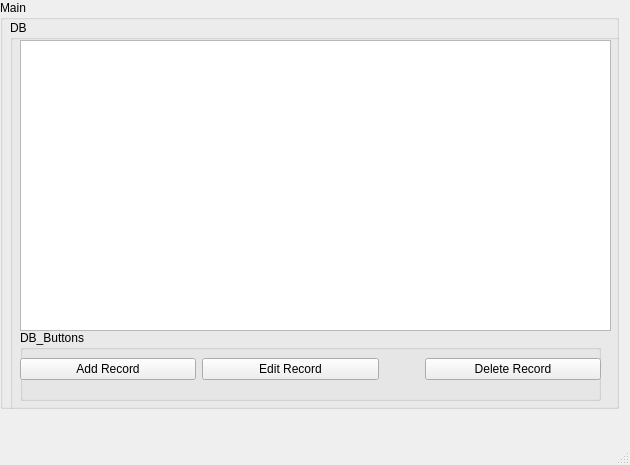
<?xml version="1.0" encoding="UTF-8"?>
<ui version="4.0">
 <class>Da_window</class>
 <widget class="QMainWindow" name="Da_window">
  <property name="geometry">
   <rect>
    <x>0</x>
    <y>0</y>
    <width>630</width>
    <height>465</height>
   </rect>
  </property>
  <property name="windowTitle">
   <string>Da_window</string>
  </property>
  <widget class="QWidget" name="centralwidget">
   <property name="sizePolicy">
    <sizepolicy hsizetype="Preferred" vsizetype="Preferred">
     <horstretch>0</horstretch>
     <verstretch>0</verstretch>
    </sizepolicy>
   </property>
   <widget class="QGroupBox" name="MainGroupBox">
    <property name="geometry">
     <rect>
      <x>0</x>
      <y>0</y>
      <width>619</width>
      <height>409</height>
     </rect>
    </property>
    <property name="sizePolicy">
     <sizepolicy hsizetype="Preferred" vsizetype="Preferred">
      <horstretch>0</horstretch>
      <verstretch>0</verstretch>
     </sizepolicy>
    </property>
    <property name="title">
     <string>Main</string>
    </property>
    <property name="flat">
     <bool>true</bool>
    </property>
    <widget class="QGroupBox" name="DBGroupBox">
     <property name="geometry">
      <rect>
       <x>10</x>
       <y>20</y>
       <width>671</width>
       <height>401</height>
      </rect>
     </property>
     <property name="title">
      <string>DB</string>
     </property>
     <property name="flat">
      <bool>true</bool>
     </property>
     <property name="checkable">
      <bool>false</bool>
     </property>
     <widget class="QTableView" name="DB_Table">
      <property name="geometry">
       <rect>
        <x>10</x>
        <y>20</y>
        <width>591</width>
        <height>291</height>
       </rect>
      </property>
     </widget>
     <widget class="QGroupBox" name="DB_ControlGroupBox">
      <property name="geometry">
       <rect>
        <x>10</x>
        <y>310</y>
        <width>581</width>
        <height>71</height>
       </rect>
      </property>
      <property name="title">
       <string>DB_Buttons</string>
      </property>
      <property name="flat">
       <bool>true</bool>
      </property>
      <widget class="QWidget" name="horizontalLayoutWidget">
       <property name="geometry">
        <rect>
         <x>0</x>
         <y>9</y>
         <width>581</width>
         <height>61</height>
        </rect>
       </property>
       <layout class="QHBoxLayout" name="horizontalLayout">
        <item>
         <widget class="QPushButton" name="Add_Button">
          <property name="text">
           <string>Add Record</string>
          </property>
         </widget>
        </item>
        <item>
         <widget class="QPushButton" name="Edit_Button">
          <property name="text">
           <string>Edit Record</string>
          </property>
         </widget>
        </item>
        <item>
         <spacer name="horizontalSpacer">
          <property name="orientation">
           <enum>Qt::Horizontal</enum>
          </property>
          <property name="sizeType">
           <enum>QSizePolicy::Preferred</enum>
          </property>
          <property name="sizeHint" stdset="0">
           <size>
            <width>40</width>
            <height>20</height>
           </size>
          </property>
         </spacer>
        </item>
        <item>
         <widget class="QPushButton" name="Delete_Button">
          <property name="text">
           <string>Delete Record</string>
          </property>
         </widget>
        </item>
       </layout>
      </widget>
     </widget>
    </widget>
   </widget>
  </widget>
  <widget class="QMenuBar" name="menubar">
   <property name="geometry">
    <rect>
     <x>0</x>
     <y>0</y>
     <width>630</width>
     <height>21</height>
    </rect>
   </property>
  </widget>
  <widget class="QStatusBar" name="statusbar"/>
 </widget>
 <resources/>
 <connections/>
</ui>
